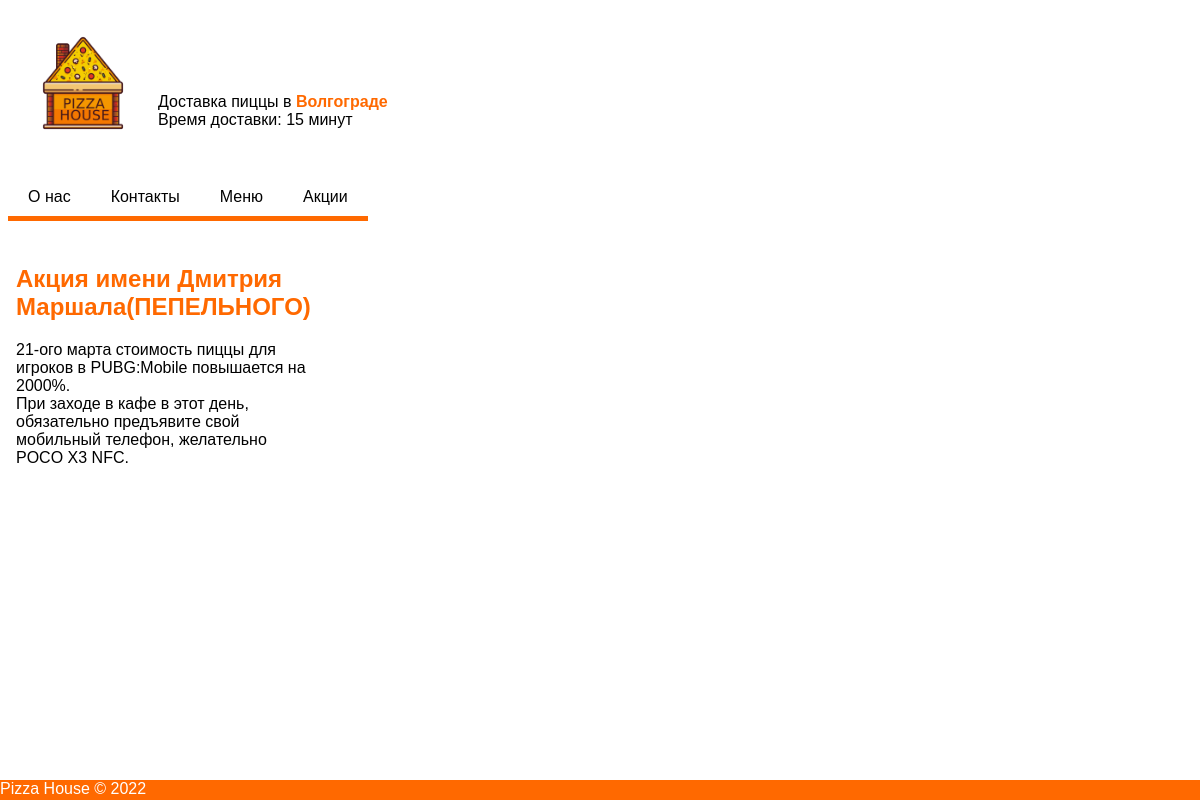
The page /index.php?promoid=3 on the database its author committed.
### tables this page shows
CREATE TABLE `site` (
  `id` int NOT NULL,
  `title` varchar(255) NOT NULL,
  `content` text NOT NULL
);

CREATE TABLE `promotion` (
  `id` int NOT NULL,
  `title` varchar(255) NOT NULL,
  `description` text NOT NULL,
  `longDescription` text NOT NULL
);

### index.php (the view, shortened to what this page needs)
<?php
$conn = mysqli_connect("localhost", "root", "root", "pizza");
$sql = "SELECT id, title FROM `site` ";
$result = mysqli_query($conn, $sql);
$promoId =  mysqli_real_escape_string($conn, $_GET["promoid"]);
$promoIdSelection = "SELECT * FROM `promotion` WHERE id = '$promoId'";
$promoSelection = "SELECT * FROM `promotion` ORDER BY rand() limit 2";
$promoIdResult = mysqli_query($conn, $promoIdSelection);
$promoSelectionResult = mysqli_query($conn, $promoSelection);
?>
<!DOCTYPE html>
<html lang="ru">
<head>
    <link rel="stylesheet" href="style/style.css">
</head>
<body>
    <div class="main">
        <header class="head">
            <div class="left">
                <div class="logo">
                    <img src="img/pizza.png" class="respons" alt="">
                    <span class="header_info">Доставка пиццы в <a href="#">Волгограде</a> <br> Время доставки: 15 минут</span>
                </div>
            </div>
        </header>
    </div>
    <div class="menu">
        <?php
        foreach ($result as $row) {
            echo "<ul class='menu'";
            echo "<li><a href='index.php?id=" . $row["id"] . "'>" . " " . $row["title"] . " " . "</a></li>";
        }
        echo "</ul>";
        ?>
    </div>
    <div class="news">
        <div class="cont">
            <?php
            if (isset($_GET["promoid"]) && $_GET["id"] != 5) {
                foreach ($promoIdResult as $promoRow) {
                    echo "<div class='promoBlock'>";
                    echo "<h2>" . $promoRow['title'] . "</h2>";
                    echo "<p>" . $promoRow['longDescription'] . "</p>";
                    echo "</div>";
                }
            } else if (!isset($_GET["promoid"]) && $_GET["id"] != 5) {
                foreach ($promoSelectionResult as $promoRow) {
                    echo "<div class='promoBlock'>";
                    echo "<h2>" . $promoRow['title'] . "</h2>";
                    echo "<p>" . $promoRow['description'] . "</p>";
                    echo "<h3><a href='index.php?promoid=" . $promoRow['id'] . "'> Подробнее </a></h3>";
                    echo "</div>";
                }
            }
            ?>
        </div>
    </div>
    <footer>
        <div>Pizza House © 2022</div>
    </footer>
</body>
</html>

### style/style.css (style rules this page uses)
.main { display: flex; }
.header_info { position: absolute; margin-top: 85px; font-family: sans-serif; }
footer { background-color: #ff6900; position:fixed; left:0px; bottom:0px; height:20px; width:100%; color: white; font-family: sans-serif; }
.header_info a { color: #ff6900; text-decoration: none; font-weight: bold; }
.respons { width: 150px; height: 150px; }
.content h1, p { font-family: sans-serif; }
.cont { font-family: sans-serif; display: flex; flex-direction: row; flex-wrap: wrap; }
.cont .h3, a { text-decoration: none; color: #ff6900; }
.cont h2, h3 { color: #ff6900; }
.promoBlock { display: block; padding: 8px 8px; width: 300px; }
.menu { list-style-type: none; padding-left: 0; margin-left: 0; display: flex; flex-direction: row; flex-wrap: wrap; }
.menu a { text-decoration: none; font-family: sans-serif; color: black; padding: 10px 20px; background-color: white; border-bottom: 5px solid #ff6900; display: block; }

### rows shown on the page
site: title "О нас"
site: title "Контакты"
site: title "Меню"
site: title "Акции"
promotion: title "Акция имени Дмитрия Маршала(ПЕПЕЛЬНОГО)", longDescription "21-ого марта стоимость пиццы для игроков в PUBG:Mobile повышается на 2000%. При заходе в кафе в этот день, обязательно предъявите свой мобильный телефон, желательно POCO X3 NFC."
